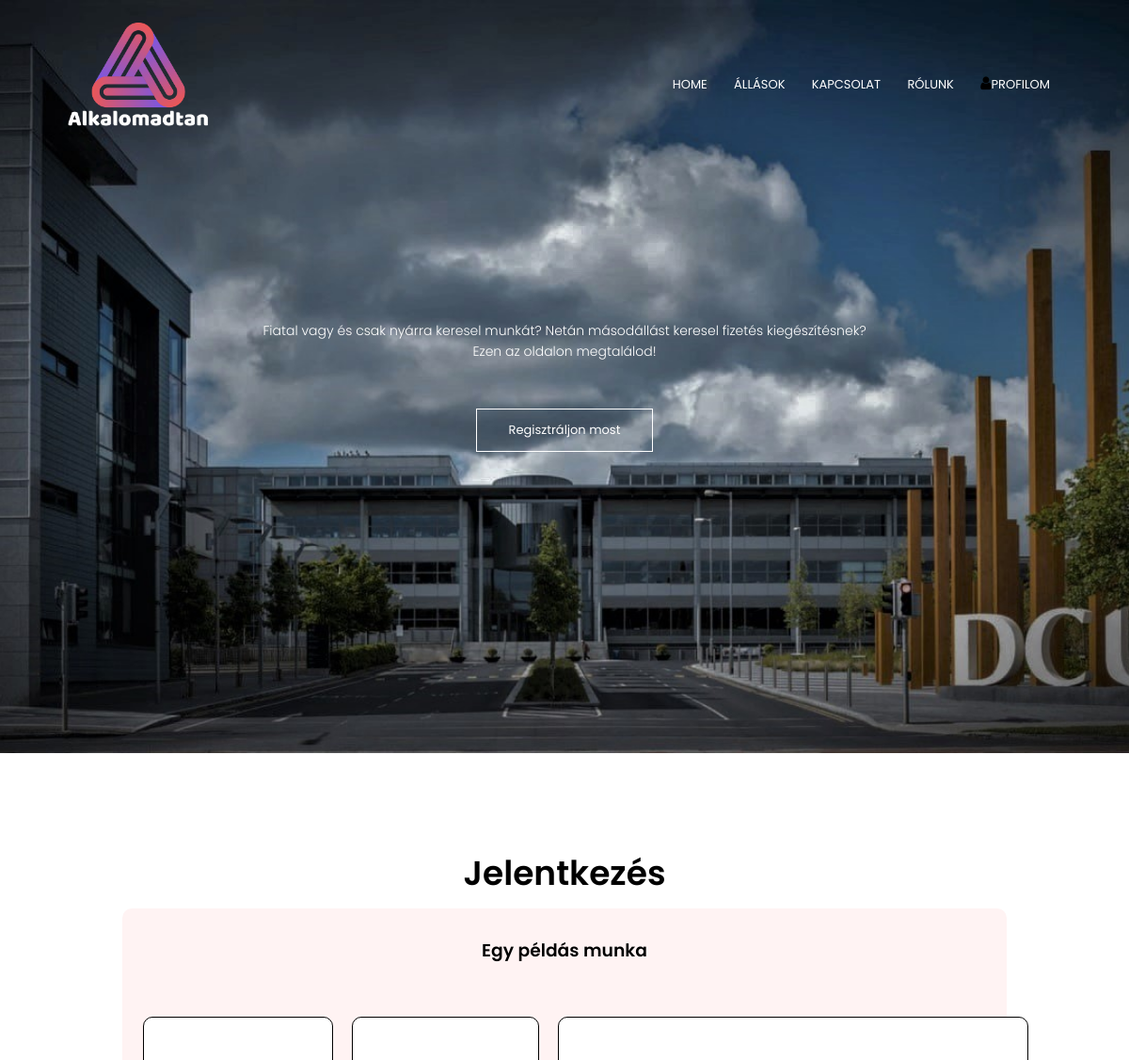
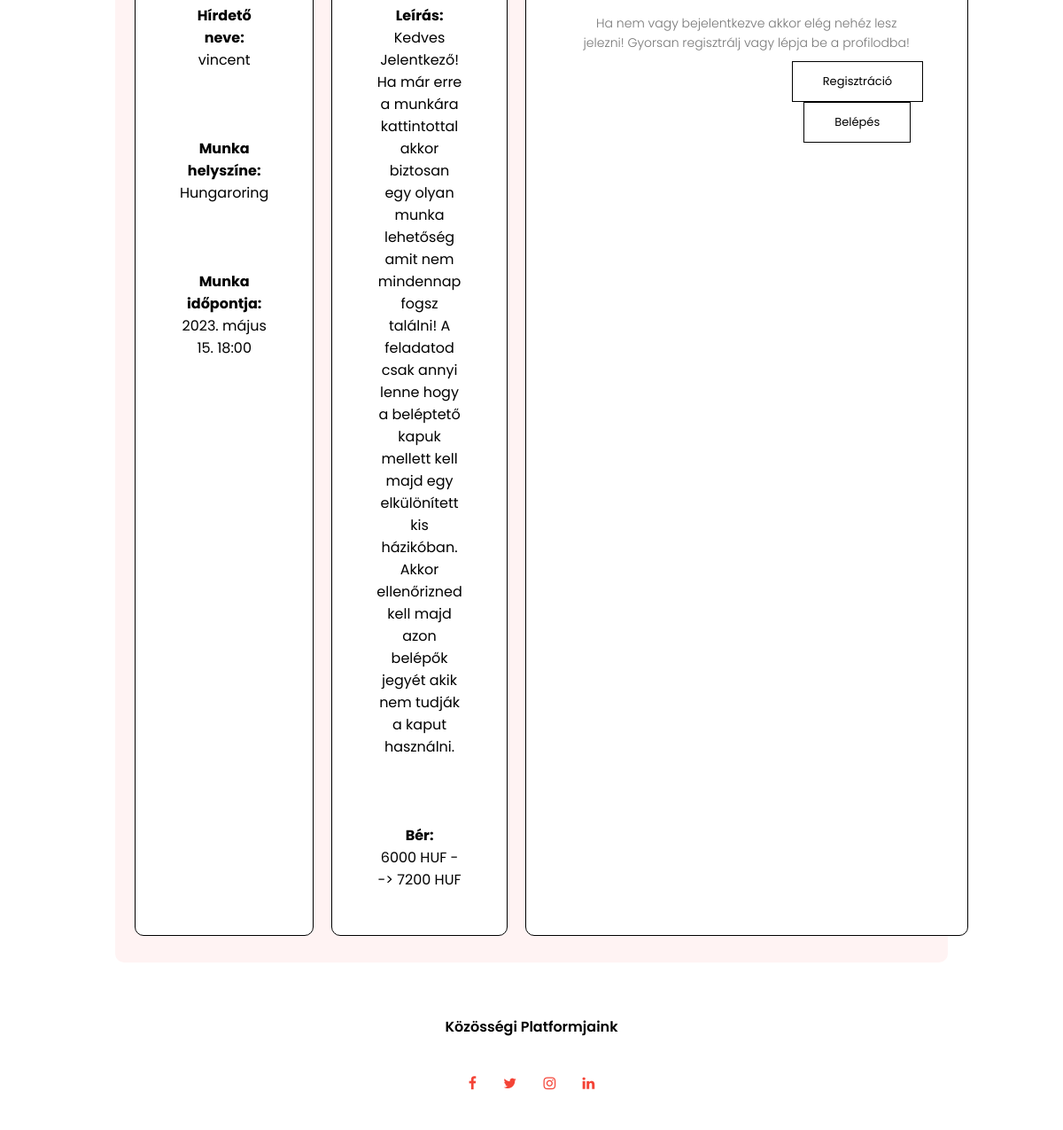
Page /munkak/11 on the committed database (2 pictures, top to bottom).
### app/models.py (models this page shows)
class Munka(models.Model):
    class Meta:
        ordering = ["-katt"]
    nev = models.CharField(max_length=255, null=False)
    leiras = models.TextField(default="", null=False)
    helye = models.CharField(default="", max_length=255)
    katt = models.IntegerField(default=0)
    publikalo = models.ForeignKey(settings.AUTH_USER_MODEL, on_delete=models.CASCADE)
    berMin = models.IntegerField(null=False)
    berMax = models.IntegerField(null=True)
    munkaKezd = models.DateTimeField()
    def __str__(self):
        return f"Azon:{self.id}, Munka neve: {self.nev}, publikáló: {self.publikalo}"

### app/views.py (the view)
# urls.py: path("munkak/<int:munka_Id>", views.MunkaMegtekinto, name="MunkaReszlet"),
def MunkaMegtekinto(request, munka_Id):
    print(f"MunkaMegtekinto(request, {munka_Id}) / Részletes munka megtekintő")
    eredmeny = ""
    try:
        eredmeny = Munka.objects.get(id=munka_Id)
        eredmeny.katt = eredmeny.katt+1
        eredmeny.save()
    except ObjectDoesNotExist:
        print("Nem található ilyen munka")
        eredmeny = "Nem volt ilyen munka"
    except MultipleObjectsReturned:
        print("Több munka van ezen az Id-n")
        eredmeny = "Több munka van ezen az id-n"
    print(eredmeny)
    print(type(eredmeny))
    print(eredmeny.helye)
    if request.POST:
        munkaJelentkezes = JelentkezesFormModel(request.POST, request.FILES)
        if munkaJelentkezes.is_valid():
            jelentkezesMento = munkaJelentkezes.save(commit=False)
            jelentkezesMento.munkaVallalo = User.objects.get(id=request.user.id)
            jelentkezesMento.ido = django.utils.timezone.now()
            jelentkezesMento.felhID = str(request.user.id)
            jelentkezesMento.munka = Munka.objects.get(id=munka_Id)
            jelentkezesMento.save()
            print(jelentkezesMento)
            redirect("ProfilJelentkezesek")
    else:
        munkaJelentkezes = JelentkezesFormModel()
    template = loader.get_template("app/jobApply.html")
    context = {
        "cim": "Profilod",
        "munka": eredmeny,
        "form": munkaJelentkezes
        }
    return HttpResponse(template.render(context,request))

### app/templates/app/jobApply.html (shortened to what this page needs)
{% extends 'app/layout/commonhead1.html' %}
{% block content %}
{% load static %}
<section class="jobs">
    <h1>Jelentkezés</h1>
        <div class="jobs-col job-apply">
            <h3>{{munka.nev}}</h3>
            <div class="row">
                <div class="description">
                    <h4>Hírdető neve:</h4>
                    <span>
                        {{munka.publikalo}}
                    </span>
                    <br><br><br><br>
                    <h4>Munka helyszíne:</h4>
                    <span>
                        {{munka.helye}}
                    </span>
                    <br><br><br><br>
                    <h4>Munka időpontja:</h4>
                    <span>
                        {{munka.munkaKezd}}
                    </span>
                </div>
                <div class="description">
                    <h4>Leírás:</h4>
                    <span>
                        {{munka.leiras}}
                    </span>
                    <br><br><br><br>
                    <h4>Bér:</h4>
                    <span>
                        {% if munka.berMax is None %}
                        {{munka.berMin}} HUF
                        {% else %}
                        {{munka.berMin}} HUF --> {{munka.berMax}} HUF
                        {% endif %}
                    </span>
                </div>
                <div class="description">
                    <div class="contact">
                        {% if user.is_authenticated %}
                            {% if form.errors %}
                            <ul class="errors">
                                {% for error in form.errors %}
                                    <li>{{ error }}</li>
                                {% endfor %}
                            </ul>
                            {% endif %}
                        {% comment %} form generálás {% endcomment %}
                        <form method="POST" enctype="multipart/form-data">
                            {% csrf_token %}
                            {% for field in form %}
                            <div>
                                <label>{{field.label}}</label>
                                <br>
                                {{field}}
                            </div>
                            {% endfor %}
                            <input type="submit" value="Elküld" class="hero-btn black-btn"/>
                        </form>
                        {% else %}
                            <div>
                                <p>Ha nem vagy bejelentkezve akkor elég nehéz lesz jelezni! Gyorsan regisztrálj vagy lépja be a profilodba!</p>
                                <a class="hero-btn black-btn place-btn" href="{% url 'tesztRegisztral' %}">Regisztráció</a>
                                <a class="hero-btn black-btn place-btn" href="{% url 'bejelentkezes_auth' %}">Belépés</a>
                            </div>
                        {% endif %}
                    </div>
                </div>
            </div>
        </div>
</section>
{% endblock %}

### app/static/style.css (style rules this page uses)
* { margin: 0; padding: 0; font-family: 'Poppins', sans-serif; }
.hero-btn { display: inline-block; text-decoration: none; color: #fff; border: 1px solid #fff; padding: 12px 34px; font-size: 13px; background: transparent; position: relative; cursor: pointer; }
.jobs { width: 80%; margin: auto; text-align: center; padding-top: 100px; }
h1 { font-size: 36px; font-weight: 600; }
p { color: #777; font-size: 14px; font-weight: 300; line-height: 22px; padding: 10px; }
.row { margin-top: 5%; display: flex; justify-content: space-between; }
.jobs-col { flex-basis: 31%; background-color: #fff3f3; border-radius: 10px; margin-bottom: 5%; padding: 20px 12px; box-sizing: border-box; transition: 0.5s; }
h3 { text-align: center; font-weight: 600; margin: 10px 0; }
.black-btn { border: 1px solid #000; background: transparent; color: #000; }
.place-btn { margin-left: 250px; }
.description { width: 500px; justify-content: space-between; background-color: #fff; border-radius: 10px; padding: 50px; margin: 10px 10px; box-sizing: border-box; border: #000 1px solid; }
@media (max-width:1200px) { .jobs-col { margin: 10px; } }
.jobs h1 { color: black; }
.jobs-col h3 { color: black; }
.description h4, span, label { color: black; font-style: normal; }

### rows in the picture
Munka: nev "Egy példás munka", publikalo "vincent", helye "Hungaroring", munkaKezd "2023. május 15. 18:00", leiras "Kedves Jelentkező! Ha már erre a munkára kattintottal akkor biztosan egy olyan munka lehetőség amit nem mindennap fogsz találni! A feladatod csak annyi lenne hogy a beléptető kapuk mellett kell majd egy elkülönített kis házikóban. Akkor ellenőrizned kell majd azon belépők jegyét akik nem tudják a kaput használni.", berMin "6000", berMax "7200"
